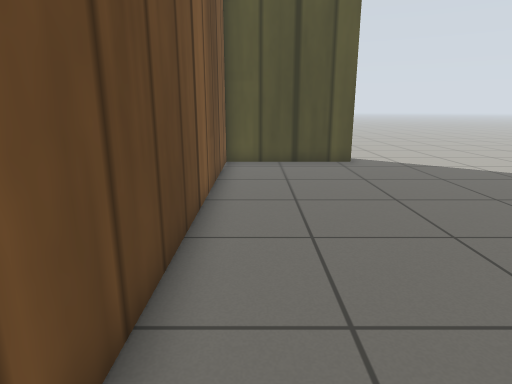
[1] (above)

12 first-person views from a walk through a world built for the Gazebo simulator. The camera is 0.22 m above the floor, tilts 14° down and sees 75° across. The floor is counted in squares, 0.1 m on a side. Each view is taken from the middle of a square. On the plan, view 1 faces up. The plan holds only what a view shows up to about 19 squares ahead; the rest is blank. Gazebo's built-in surfaces are drawn with simple patterns.

[2]
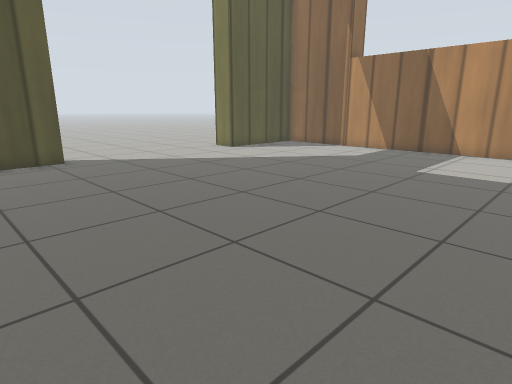

[3]
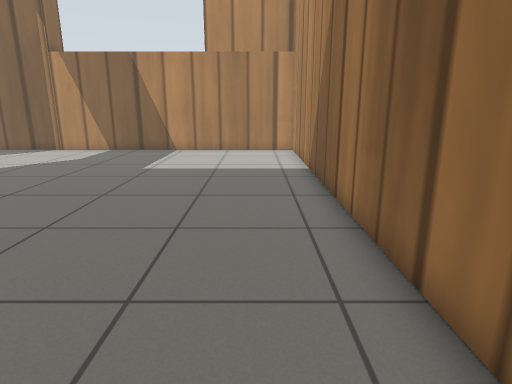

[4]
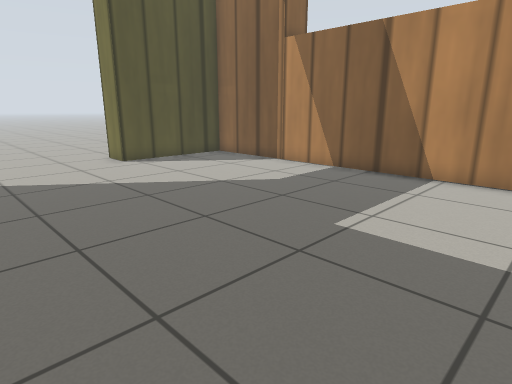

[5]
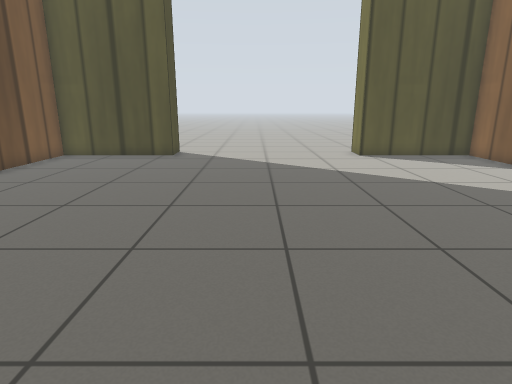

[6]
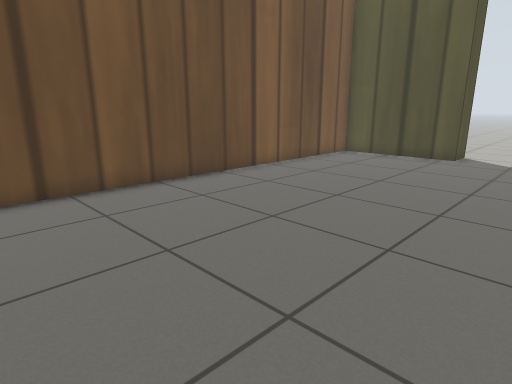

[7]
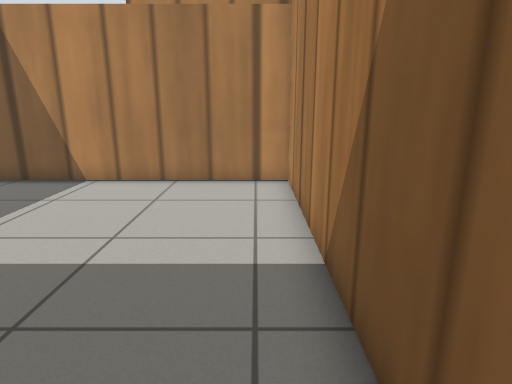

[8]
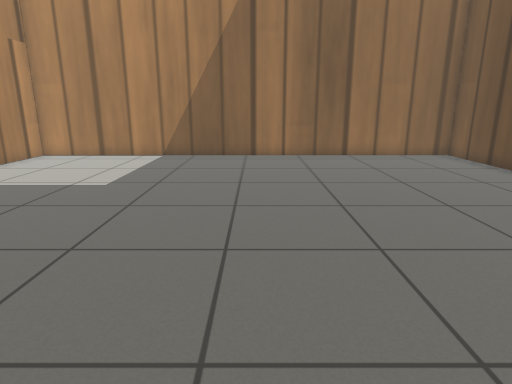

[9]
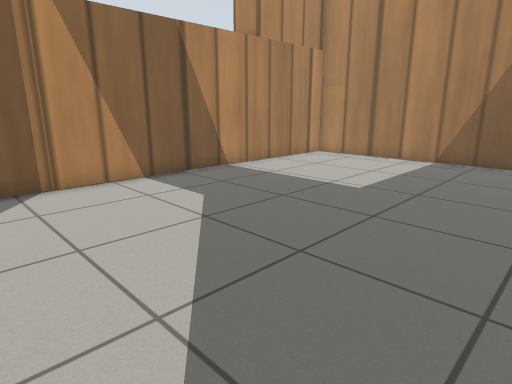

[10]
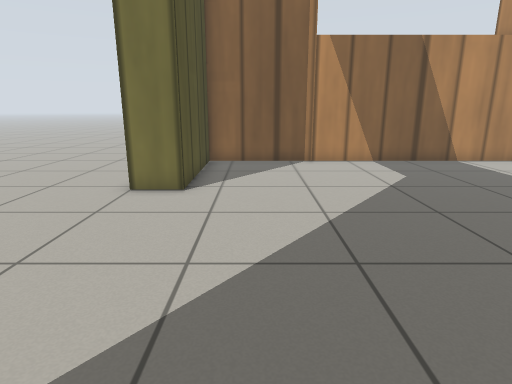

[11]
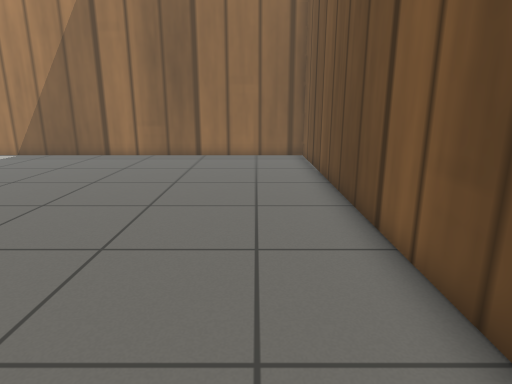

[12]
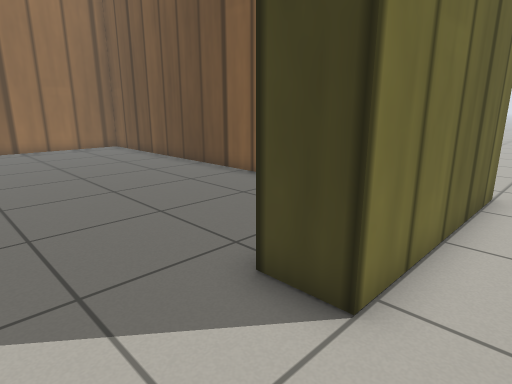

### Floor plan
Points are (right, up) in squares from view 1. A wall is a line through its corners. A room is listed if a view was taken in it or the views show most of it. See-through windows are left out.
Room 1 (views 1, 2, 3, 4, 5, 6, 7, 8, 9, 10, 11)
walls: (4, 14) (-1.2, 14) (-1.2, -3) (18.2, -3) (18.2, 14) (13, 14)
ways out: open door at (8.5, 14.6) to room 2
Room 2 (view 12)
walls: (-2.9, 15.5) (4, 15.5)
ways out: open door at (8.5, 14.6) to room 1

Where each view was taken, in squares from view 1:
view 1: 0 up, 0 right, facing up
view 2: 1 down, 0 right, facing up-right
view 3: 1 down, 0 right, facing right
view 4: 0 up, 7 right, facing up-right
view 5: 2 down, 8 right, facing up
view 6: 2 down, 8 right, facing up-left
view 7: 2 down, 8 right, facing right
view 8: 13 up, 8 right, facing down
view 9: 12 up, 8 right, facing down-right
view 10: 12 up, 4 right, facing right
view 11: 13 up, 1 right, facing down
view 12: 17 up, 7 right, facing down-left
